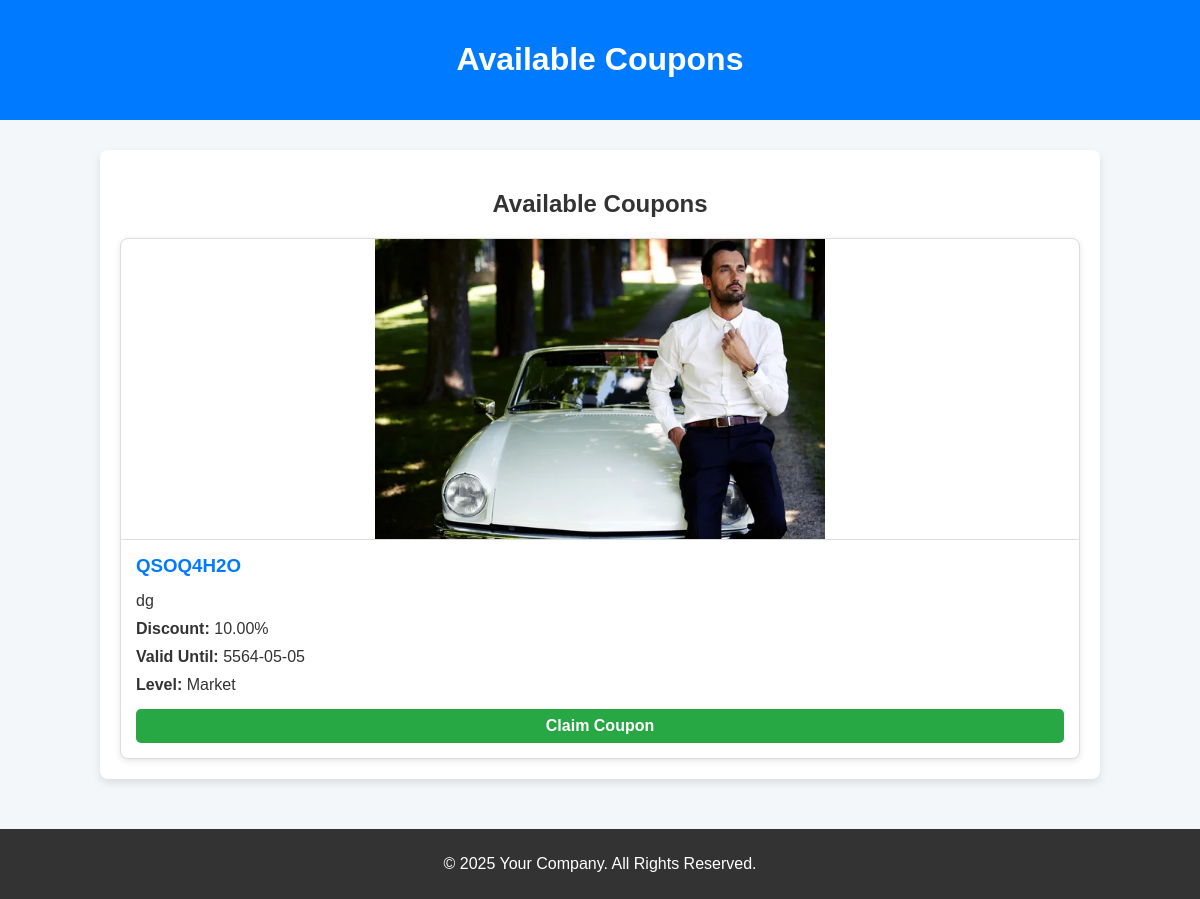
Screenshot of /main_page/coupon_list/ (signed in) with the database file from the repository.
### main_page/models.py (models this page shows, shortened)
class Coupon(models.Model):
    CODE_LENGTH = 8
    LEVEL_CHOICES = [
        ("online", "Online"),
        ("market", "Market"),
        ("special", "Special"),
    ]
    image = models.ImageField(upload_to="coupon_images/", null=True, blank=True)
    code = models.CharField(max_length=CODE_LENGTH, unique=True, null=True, blank=True)
    description = models.TextField(null=True, blank=True)
    discount = models.DecimalField(
        max_digits=5, decimal_places=2, null=True, blank=True
    )
    valid_from = models.DateTimeField(null=True, blank=True)
    valid_to = models.DateTimeField(null=True, blank=True)
    is_active = models.BooleanField(default=True)
    owner = models.ForeignKey(
        settings.AUTH_USER_MODEL,
        on_delete=models.CASCADE,
        related_name="created_coupons",
    )
    created_by = models.ForeignKey(
        settings.AUTH_USER_MODEL,
        on_delete=models.SET_NULL,
        related_name="coupons_created",
        null=True,
        blank=True,
    )
    level = models.CharField(
        max_length=10, choices=LEVEL_CHOICES, null=True, blank=True
    )
    otp = models.CharField(max_length=6, blank=True, null=True)
    otp_verified = models.BooleanField(default=False)
    created_at = models.DateTimeField(auto_now_add=True)
    updated_at = models.DateTimeField(auto_now=True)

### main_page/views.py (the view)
# urls.py: path("coupon_list/", coupon_list, name="coupon_list"),
@login_required
def coupon_list(request):
    coupons = Coupon.objects.filter(is_active=True, valid_to__gte=timezone.now())
    return render(request, "main_page/coupon_list.html", {"coupons": coupons})

### templates/main_page/coupon_list.html (shortened to what this page needs)
<!DOCTYPE html>
<html lang="en">
  <head>
  </head>
  <body>
    <header>
      <h1>Available Coupons</h1>
    </header>
    <div class="container">
      <h2>Available Coupons</h2>
      <div class="coupon-grid">
        {% for coupon in coupons %}
          <div class="coupon-card">
            {% if coupon.image %}
              <img src="http://127.0.0.1:8000/main_page{{ coupon.image.url }}" alt="Coupon Image" class="coupon-image" />
            {% endif %}
            <div class="coupon-details">
              <h3>{{ coupon.code }}</h3>
              <p>{{ coupon.description }}</p>
              <p><strong>Discount:</strong> {{ coupon.discount }}%</p>
              <p><strong>Valid Until:</strong> {{ coupon.valid_to|date:"Y-m-d" }}</p>
              <p><strong>Level:</strong> {{ coupon.level|title }}</p>
              <a href="{% url 'claim_coupon' coupon_id=coupon.id %}" class="claim-btn">Claim Coupon</a>
            </div>
          </div>
        {% endfor %}
      </div>
    </div>
    <footer>
      <p>&copy; 2025 Your Company. All Rights Reserved.</p>
    </footer>
  </body>
</html>

### templates/main_page/coupon_list.html (style rules this page uses)
body { font-family: 'Arial', sans-serif; background-color: #f4f7fa; color: #333; margin: 0; padding: 0; }
header { background-color: #007bff; color: white; padding: 20px 0; text-align: center; }
.container { width: 80%; margin: 30px auto; padding: 20px; background-color: white; border-radius: 8px; box-shadow: 0 4px 8px rgba(0, 0, 0, 0.1); }
h2 { color: #333; font-size: 24px; text-align: center; margin-bottom: 20px; }
.coupon-grid { display: grid; grid-template-columns: repeat(auto-fit, minmax(250px, 1fr)); gap: 20px; }
.coupon-card { background-color: #ffffff; border: 1px solid #ddd; border-radius: 8px; overflow: hidden; box-shadow: 0 2px 6px rgba(0, 0, 0, 0.1); transition: transform 0.2s; display: flex; flex-direction: column; }
.coupon-image { width: 100%; height: 300px; object-fit: contain; border-bottom: 1px solid #ddd; }
.coupon-details { padding: 15px; flex: 1; display: flex; flex-direction: column; justify-content: space-between; }
.coupon-details h3 { color: #007bff; margin-top: 0; margin-bottom: 10px; }
.coupon-details p { margin: 5px 0; }
.claim-btn { display: inline-block; margin-top: 10px; padding: 8px 16px; background-color: #28a745; color: white; text-decoration: none; border-radius: 5px; font-weight: bold; text-align: center; }
footer { text-align: center; margin-top: 50px; padding: 10px; background-color: #333; color: white; }

### rows the page displays
Coupon: image (picture), code "QSOQ4H2O", description "dg", discount "10.00", valid_to "5564-05-05", level "Market"
